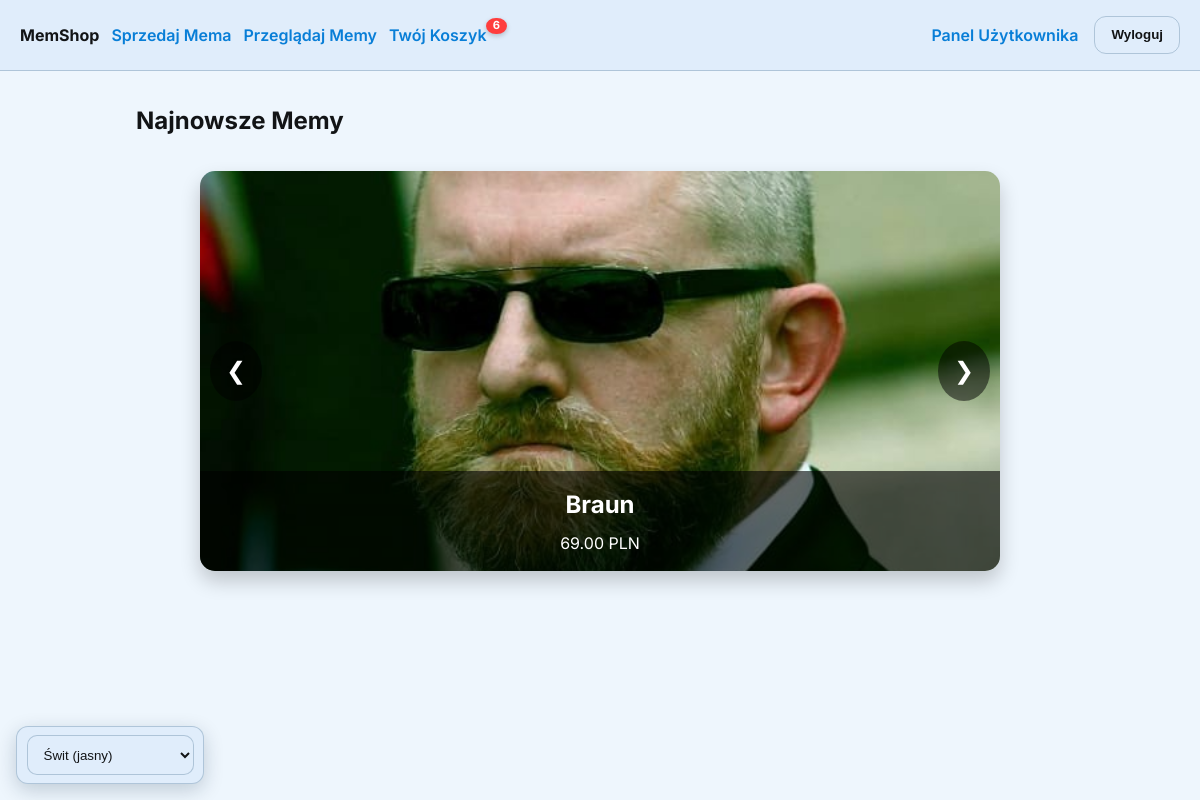
Before: / (signed in) with the older database file.
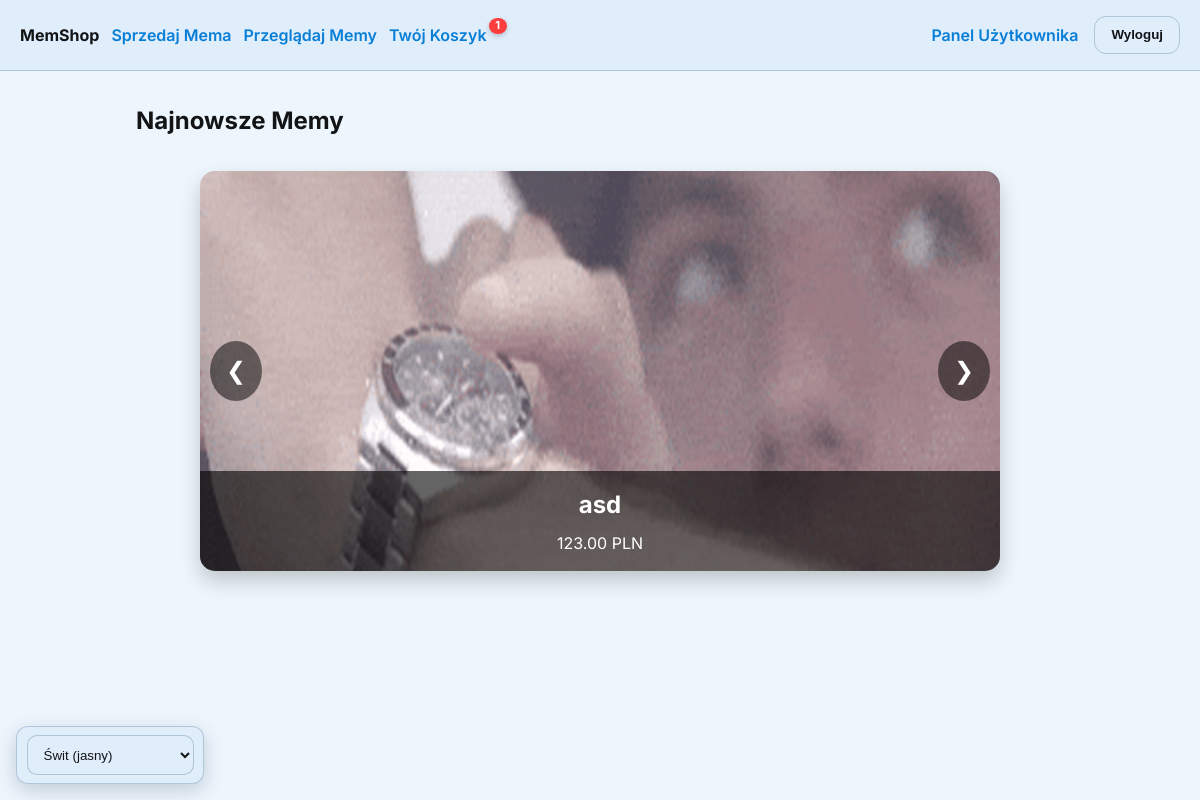
After: the same page with the newer database file.
### shop/models.py (models this page shows, shortened)
class Product(models.Model):
    image = models.ImageField(upload_to='products/', verbose_name='Obraz', null=True, blank=True)
    TARGET_WIDTH = 600
    TARGET_HEIGHT = 600
    category = models.ForeignKey(Category, on_delete=models.PROTECT, related_name='products', verbose_name='Kategoria')
    author = models.ForeignKey(User, on_delete=models.CASCADE, verbose_name='Autor')
    name = models.CharField(max_length=200, verbose_name='Nazwa')
    description = models.TextField(verbose_name='Opis (obsługuje HTML)', blank=True)
    price = models.DecimalField(max_digits=10, decimal_places=2, verbose_name='Cena')
    image = models.ImageField(upload_to='products/', verbose_name='Obraz', null=True, blank=True)
    stock = models.PositiveIntegerField(default=1, verbose_name='Stan magazynowy')
    is_approved = models.BooleanField(default=False, verbose_name='Zatwierdzony')
    is_hidden = models.BooleanField(default=False, verbose_name="Ukryty")
    created_at = models.DateTimeField(auto_now_add=True)
    hidden_by_admin = models.BooleanField(default=False, verbose_name="Ukryty przez administratora")
    updated_at = models.DateTimeField(auto_now=True)

### shop/views.py (the view)
# urls.py: 2. Add a URL to urlpatterns:  path('', views.home, name='home')
@login_required
def home(request):
    products = Product.objects.filter(is_approved=True)[:10]  # Pobieramy 10 zatwierdzonych produktów
    return render(request, 'home.html', {'products': products})

### shop/context_processors.py (called while the page is built)
def cart_item_count(request):
    if request.user.is_authenticated:
        try:
            cart = request.user.cart
            count = sum(item.quantity for item in cart.items.all())
            return {'cart_item_count': count if count <= 9 else '9+'}
        except Cart.DoesNotExist:
            return {'cart_item_count': 0}
    return {'cart_item_count': 0}

### shop/templates/home.html (shortened to what this page needs)
{% extends "base.html" %}
{% load static %}
{% block extra_css %}
<link rel="stylesheet" href="{% static 'css/carousel.css' %}">
{% endblock %}
{% block content %}
<div class="container">
    <h2>Najnowsze Memy</h2>
    {% if products %}
    <div class="carousel-container">
        <div class="carousel-slide">
            {% for product in products %}
            <div class="carousel-item">
                <img src="{{ product.image.url }}" alt="{{ product.name }}">
                <div class="carousel-item-content">
                    <h3>{{ product.name }}</h3>
                    <p>{{ product.price }} PLN</p>
                </div>
            </div>
            {% endfor %}
        </div>
        <button class="prev" onclick="plusSlides(-1)">&#10094;</button>
        <button class="next" onclick="plusSlides(1)">&#10095;</button>
    </div>
    {% else %}
    <p>Brak produktów do wyświetlenia w karuzeli.</p>
    {% endif %}
</div>
{% endblock %}

Changed rows visible on the page:
removed Product: image (picture), name "Braun", price "69.00"
added Product: image (picture), name "asd", price "123.00"
Other visible differences:
{{ cart_item_count }}: "6" → "1"
